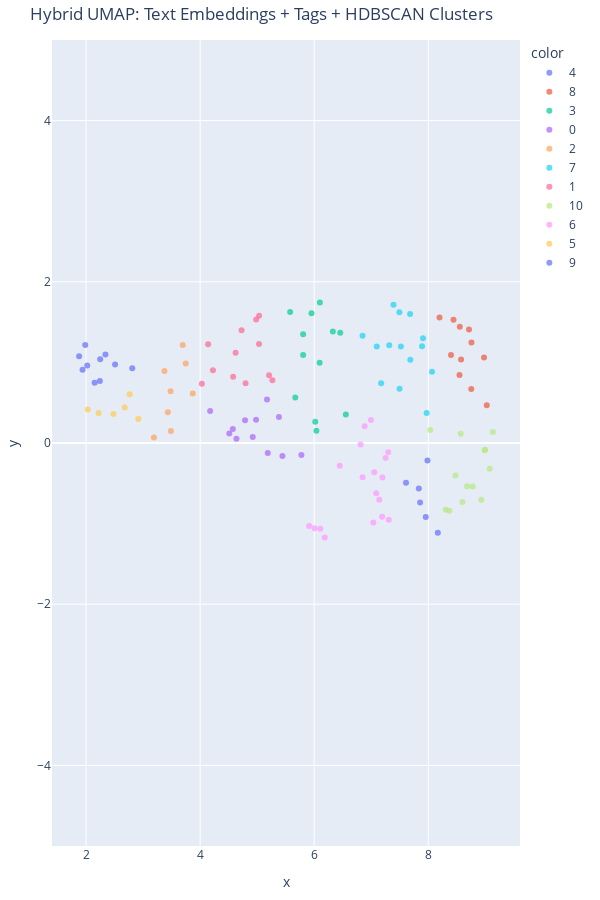

Source (notebook cell):
### Code cell
utils.plot_clusters(clause_tags, forced_labels, hybrid_2d)

### Figure 1 — Plotly figure (JSON) as saved in the notebook; plotly's stock layout.template omitted (floating-point values rounded to 4 significant figures)
{"data": [{"customdata": [["A Beginner’s Guide and Checklist for Accessing Sustainability-Linked Loans (SLLs)", "Finance", ["Finance", "Net Zero"]], ["Allocating Scope 1, 2 and 3 Emissions for Leased Assets", "Lease", ["Lease", "Reporting", "Net Zero"]], ["Climate-Resilient Landscape Design Contracts", "Construction", ["Construction", "Land Use", "Biodiversity"]], ["Debt Finance Clauses (and LMA Facility Amendments) Promoting Sustainable Water Usage", "Finance", ["Finance", "Net Zero"]], ["Environmental Targets for a Limited Partnership Agreement", "Finance", ["Finance", "ESG", "Net Zero"]], ["Facility Agreement Clauses Promoting Sustainability-Linked Loans within the Cement Industry", "Finance", ["Finance", "Construction", "Net Zero"]], ["Film Production: Carbon Footprint Disclosure", "Reporting", ["Reporting", "Contracts", "Net Zero"]], ["Green Loan “Starter Pack”", "Finance", ["Finance", "Net Zero"]], ["Late Payment – Green Interest Remedies", "Finance", ["Finance", "Net Zero", "Incentives"]], ["Lease: Renewable Energy Obligations", "Lease", ["Lease", "Net Zero", "Renewables"]]], "hovertemplate": "color=4<br>x=%{x}<br>y=%{y}<br>Clause=%{customdata[0]}<br>PrimaryTag=%{customdata[1]}<br>Tags=%{customdata[2]}<extra></extra>", "legendgroup": "4", "marker": {"color": "#636efa", "opacity": 0.7, "size": 6, "symbol": "circle"}, "mode": "markers", "name": "4", "orientation": "v", "showlegend": true, "type": "scatter", "x": [2.021, 1.939, 2.242, 1.879, 2.509, 2.34, 2.15, 2.248, 1.986, 2.81], "xaxis": "x", "y": [0.9621, 0.9075, 0.7698, 1.075, 0.9746, 1.098, 0.749, 1.038, 1.215, 0.9277], "yaxis": "y"}, {"customdata": [["Auditing Water Usage in Supply Chains", "Supply Chain", ["Supply Chain", "Net Zero", "Reporting"]], ["Benchmarking of Project Greenhouse Gas Emissions", "Construction", ["Construction", "Net Zero", "Supply Chain"]], ["Climate Aligned Construction Waste Management", "Construction", ["Construction", "Net Zero"]], ["Construction: Procuring Materials and Carbon Budgets", "Construction", ["Construction", "Net Zero", "Contracts"]], ["Green Acquisition Obligations", "M&A", ["M&A", "Net Zero", "Incentives"]], ["MMC and Net Zero Provisions for Construction or Development Agreements", "Construction", ["Construction", "Net Zero", "Contracts"]], ["Net Zero Aligned Construction Modifications", "Construction", ["Construction", "Net Zero"]], ["Securing Net Zero in Planning Development Projects", "Planning", ["Planning", "Net Zero", "Construction"]], ["Sustainable On Site Working Practices", "Construction", ["Construction", "Energy Efficiency"]], ["The Net Zero Standard for Suppliers", "Supply Chain", ["Supply Chain", "Emissions", "Reporting"]], ["Transparent Sourcing of Greener, Fairer Renewable Energy", "Renewable Energy", ["Renewable Energy", "Supply Chain", "ESG"]]], "hovertemplate": "color=8<br>x=%{x}<br>y=%{y}<br>Clause=%{customdata[0]}<br>PrimaryTag=%{customdata[1]}<br>Tags=%{customdata[2]}<extra></extra>", "legendgroup": "8", "marker": {"color": "#EF553B", "opacity": 0.7, "size": 6, "symbol": "circle"}, "mode": "markers", "name": "8", "orientation": "v", "showlegend": true, "type": "scatter", "x": [8.754, 8.575, 8.442, 8.977, 8.548, 8.197, 8.553, 8.714, 8.758, 8.398, 9.025], "xaxis": "x", "y": [0.6707, 1.037, 1.529, 1.06, 0.845, 1.557, 1.443, 1.407, 1.247, 1.092, 0.4676], "yaxis": "y"}, {"customdata": [["Avoiding Excessive Paperwork in Dispute Resolution", "Dispute Resolution", ["Dispute Resolution", "Net Zero"]], ["Climate Checklist for Prospectuses and Other Public Offering Documents", "Reporting", ["Reporting", "Net Zero", "Finance"]], ["Commercial Lease: Alterations (improve environmental performance)", "Lease", ["Lease", "Net Zero", "Contracts"]], ["Conservation Covenant for Soil Preservation and Enhancement", "Land Use", ["Land Use", "Biodiversity", "Net Zero"]], ["ESG-Linked Pricing Adjustment for Derivatives Transactions", "Finance", ["Finance", "ESG", "Net Zero"]], ["Green Assured Shorthold Tenancy (AST) Clauses", "Lease", ["Lease", "Net Zero", "Renewables", "Incentives"]], ["Green Litigation and Arbitration Protocols", "Dispute Resolution", ["Dispute Resolution", "Governance", "Net Zero"]], ["Green Residential Lease Clauses", "Lease", ["Lease", "Net Zero"]], ["Heads of Terms for Landowner Collaboration on Environmental Schemes", "Land Use", ["Land Use", "Finance", "Net Zero", "Incentives"]], ["Land: Sustainable Soil Management", "Land Use", ["Land Use", "ESG"]], ["Landlord and Tenant Obligations to Create Additionality in Renewable Electricity Generation", "Lease", ["Lease", "Renewables", "Net Zero"]], ["Supply Chain Sustainable Land Use Clause and Questionnaire", "Supply Chain", ["Supply Chain", "Land Use", "ESG"]]], "hovertemplate": "color=3<br>x=%{x}<br>y=%{y}<br>Clause=%{customdata[0]}<br>PrimaryTag=%{customdata[1]}<br>Tags=%{customdata[2]}<extra></extra>", "legendgroup": "3", "marker": {"color": "#00cc96", "opacity": 0.7, "size": 6, "symbol": "circle"}, "mode": "markers", "name": "3", "orientation": "v", "showlegend": true, "type": "scatter", "x": [5.668, 6.019, 5.953, 6.327, 6.555, 5.578, 6.039, 5.806, 6.456, 6.095, 6.1, 5.806], "xaxis": "x", "y": [0.5631, 0.2637, 1.61, 1.384, 0.3548, 1.627, 0.1532, 1.35, 1.369, 0.9952, 1.744, 1.092], "yaxis": "y"}, {"customdata": [["Board Minutes: Consideration of Climate Change Factors", "Governance", ["Governance", "Net Zero"]], ["Capital Markets ESG Due Diligence Questionnaire", "Finance", ["Finance", "Reporting", "ESG"]], ["Climate Change Clauses for Heads of Terms", "Contracts", ["Contracts", "Net Zero"]], ["Climate Due Diligence Questionnaire for M&A Transactions", "M&A", ["M&A", "Reporting", "Net Zero"]], ["Climate Lobbying and Responsible Investments: Policy Requirements", "Governance", ["Governance", "Net Zero", "Finance"]], ["Environmental Business Charter", "Governance", ["Governance", "Net Zero"]], ["ESG-Based Performance Conditions for Employee Incentive Awards", "Employment", ["Employment", "ESG", "Net Zero"]], ["Green Investment Obligations", "Finance", ["Finance", "Governance", "Net Zero"]], ["JCT Energy Efficiency and Environmental Obligations", "Construction", ["Construction", "Net Zero", "Contracts"]], ["Stakeholder Company Climate Questionnaire", "ESG", ["ESG", "Disclosure", "Governance"]], ["Sustainability Enterprise Delivery Measures within Construction Works Task Orders", "Construction", ["Construction", "Metrics", "Resilience"]], ["Template Board Paper for Significant Contracts/ Transactions", "Governance", ["Governance", "Risk", "Contracts"]]], "hovertemplate": "color=0<br>x=%{x}<br>y=%{y}<br>Clause=%{customdata[0]}<br>PrimaryTag=%{customdata[1]}<br>Tags=%{customdata[2]}<extra></extra>", "legendgroup": "0", "marker": {"color": "#ab63fa", "opacity": 0.7, "size": 6, "symbol": "circle"}, "mode": "markers", "name": "0", "orientation": "v", "showlegend": true, "type": "scatter", "x": [4.511, 5.173, 4.923, 5.381, 5.776, 4.574, 4.637, 5.443, 5.186, 4.98, 4.175, 4.788], "xaxis": "x", "y": [0.1166, 0.5385, 0.07463, 0.3236, -0.1476, 0.1726, 0.05427, -0.1599, -0.1235, 0.2887, 0.3958, 0.281], "yaxis": "y"}, {"customdata": [["Board Paper Implementing Net Zero for SMEs", "Governance", ["Governance", "Net Zero"]], ["Climate-Related Disclosure in Loans", "Finance", ["Finance", "Reporting", "Net Zero"]], ["Employer-Employee Environmental Obligations", "Employment", ["Employment", "Net Zero"]], ["Greener and More Efficient HGVs in Road and Multimodal Transport Agreements", "Transport", ["Transport", "Net Zero", "Supply Chain"]], ["Parametric Insurance Incentives for the Protection of Coral Reefs", "Insurance", ["Insurance", "Biodiversity", "Adaptation"]], ["Supply: Renewable Energy Requirements", "Supply Chain", ["Supply Chain", "Renewable Energy"]], ["Sustainability KPIs in Construction Works Task Orders", "Construction", ["Construction", "Metrics", "ESG"]], ["Sustainability-Linked Loans", "Finance", ["Finance", "Lending", "ESG"]]], "hovertemplate": "color=2<br>x=%{x}<br>y=%{y}<br>Clause=%{customdata[0]}<br>PrimaryTag=%{customdata[1]}<br>Tags=%{customdata[2]}<extra></extra>", "legendgroup": "2", "marker": {"color": "#FFA15A", "opacity": 0.7, "size": 6, "symbol": "circle"}, "mode": "markers", "name": "2", "orientation": "v", "showlegend": true, "type": "scatter", "x": [3.487, 3.19, 3.434, 3.748, 3.695, 3.374, 3.482, 3.871], "xaxis": "x", "y": [0.1479, 0.06832, 0.3815, 0.9877, 1.216, 0.8943, 0.6406, 0.6131], "yaxis": "y"}, {"customdata": [["Carbon Contract Clauses for Environmental Performance, and Associated Incentives and Remedies", "Supply Chain", ["Supply Chain", "Contracts", "Net Zero", "Incentives"]], ["Carbon Footprint Reduction – Mutual Notification Right (Carbon Footprint Reduction Notice)", "Supply Chain", ["Supply Chain", "Contracts", "Net Zero"]], ["Climate Purposed NDA Terms (Confidentiality Agreement)", "Contracts", ["Contracts", "Net Zero"]], ["Climate Standard Transaction Terms", "Finance", ["Finance", "Net Zero", "Contracts"]], ["Coolerplate Clauses (Climate Aligned Boilerplate)", "Contracts", ["Contracts", "Net Zero"]], ["GHG Emissions Management Plans in Infrastructure and Construction Project Finance", "Finance", ["Finance", "Construction", "Net Zero"]], ["Green Supplier Agreement Terms", "Supply Chain", ["Supply Chain", "Net Zero", "Contracts"]], ["Intellectual Property: Free Licence for Climate Purposes", "Contracts", ["Contracts", "ESG"]], ["Net Zero Land Promotion Agreement", "Land Use", ["Land Use", "Net Zero", "Planning"]], ["Net Zero Obligations in FIDIC EPC Contracts", "Construction", ["Construction", "Net Zero", "Contracts"]], ["Net Zero Target Supply Chain Cascade Clauses", "Supply Chain", ["Supply Chain", "Net Zero", "Contracts"]], ["Sponsorship Agreement: Net Zero Outcome", "Contracts", ["Contracts", "Net Zero", "Marketing"]], ["Supplier Environmental Threshold Obligations", "Supply Chain", ["Supply Chain", "Emissions", "Contracts"]], ["Target Product Carbon Footprint (Schedule for Consumer Goods Contracts)", "Supply Chain", ["Supply Chain", "Scope 3", "Emissions"]]], "hovertemplate": "color=7<br>x=%{x}<br>y=%{y}<br>Clause=%{customdata[0]}<br>PrimaryTag=%{customdata[1]}<br>Tags=%{customdata[2]}<extra></extra>", "legendgroup": "7", "marker": {"color": "#19d3f3", "opacity": 0.7, "size": 6, "symbol": "circle"}, "mode": "markers", "name": "7", "orientation": "v", "showlegend": true, "type": "scatter", "x": [7.494, 8.066, 7.174, 7.497, 7.097, 7.971, 7.891, 7.316, 6.848, 7.908, 7.685, 7.52, 7.681, 7.39], "xaxis": "x", "y": [1.622, 0.8829, 0.7423, 0.6723, 1.198, 0.3713, 1.2, 1.212, 1.332, 1.301, 1.032, 1.198, 1.6, 1.717], "yaxis": "y"}, {"customdata": [["Circular Economy Product Design Obligation", "Supply Chain", ["Supply Chain", "Net Zero", "Incentives"]], ["Climate Standard of Care (Construction)", "Construction", ["Construction", "Net Zero"]], ["Climate-Linked Contractual Discretions", "Contracts", ["Contracts", "Net Zero", "Incentives"]], ["CLLS Certificate of Title: Climate Change Disclosures", "Reporting", ["Reporting", "Real Estate", "Net Zero"]], ["Green Termination Provision (Short Form)", "Contracts", ["Contracts", "Net Zero", "Procurement"]], ["Green Transaction Execution Protocols", "Contracts", ["Contracts", "Net Zero"]], ["Promotion of Carbon Sinks and Ecological Restoration in Lettings of Rural Land", "Land Use", ["Land Use", "Biodiversity", "Carbon Removal"]], ["Promotion of Regenerative Farming Methods through Profit of Pasturage Agreements", "Land Use", ["Land Use", "Agriculture", "Biodiversity"]], ["Repair or Refurbishment in Insurance Claims", "Insurance", ["Insurance", "Circular Economy"]], ["Report on Title – Climate Change Clauses", "Reporting", ["Reporting", "Real Estate", "Risk"]], ["Supply: Termination for Greener Supplier", "Supply Chain", ["Supply Chain", "Contracts", "Termination"]], ["The ‘Green Supplier’ Contract – A Standardised Contractual Pricing Model", "Supply Chain", ["Supply Chain", "Emissions", "Incentives"]]], "hovertemplate": "color=1<br>x=%{x}<br>y=%{y}<br>Clause=%{customdata[0]}<br>PrimaryTag=%{customdata[1]}<br>Tags=%{customdata[2]}<extra></extra>", "legendgroup": "1", "marker": {"color": "#FF6692", "opacity": 0.7, "size": 6, "symbol": "circle"}, "mode": "markers", "name": "1", "orientation": "v", "showlegend": true, "type": "scatter", "x": [4.622, 4.224, 4.579, 5.267, 5.033, 4.797, 5.034, 4.982, 4.141, 5.209, 4.727, 4.03], "xaxis": "x", "y": [1.119, 0.9016, 0.8221, 0.779, 1.227, 0.7403, 1.578, 1.531, 1.226, 0.8401, 1.399, 0.7342], "yaxis": "y"}, {"customdata": [["Climate Change Due Diligence Questionnaire for Suppliers", "Supply Chain", ["Supply Chain", "Reporting", "Net Zero"]], ["Climate Contract Risk Sharing (ex Force Majeure)", "Contracts", ["Contracts", "Net Zero", "Dispute Resolution"]], ["Climate Purchase Agreement and Underwriting Sponsor Warranties", "Finance", ["Finance", "Governance", "Net Zero", "Contracts"]], ["Climate-Linked Product Surveillance", "Supply Chain", ["Supply Chain", "Net Zero", "Contracts"]], ["Employee Climate Engagement Provisions", "Employment", ["Employment", "Net Zero", "Governance"]], ["Green Service Charge Provisions for Commercial Leases", "Lease", ["Lease", "Net Zero", "Governance"]], ["Low Carbon Arbitrations", "Dispute Resolution", ["Dispute Resolution", "Net Zero"]], ["Net Zero Convertible Loan Note", "Finance", ["Finance", "Net Zero", "ESG"]], ["Net Zero Culture Employment Handbook", "Employment", ["Employment", "Net Zero", "Governance"]], ["Net Zero Within Company Whistleblowing Policies", "Governance", ["Governance", "Net Zero", "Employment"]], ["Reducing Supply Chain Food Waste", "Supply Chain", ["Supply Chain", "Food", "ESG"]], ["Sustainability Clauses in Supply Chain Contracts", "Supply Chain", ["Supply Chain", "ESG", "Contracts"]], ["TV Production: Promotion of Sustainable Consumption and Travel", "Media", ["Media", "Consumption", "Transport"]]], "hovertemplate": "color=10<br>x=%{x}<br>y=%{y}<br>Clause=%{customdata[0]}<br>PrimaryTag=%{customdata[1]}<br>Tags=%{customdata[2]}<extra></extra>", "legendgroup": "10", "marker": {"color": "#B6E880", "opacity": 0.7, "size": 6, "symbol": "circle"}, "mode": "markers", "name": "10", "orientation": "v", "showlegend": true, "type": "scatter", "x": [8.477, 8.569, 8.778, 8.997, 8.37, 8.929, 8.68, 8.035, 8.306, 8.598, 8.99, 9.132, 9.077], "xaxis": "x", "y": [-0.4022, 0.1147, -0.5409, -0.08384, -0.8411, -0.7032, -0.5354, 0.161, -0.8271, -0.7335, -0.09135, 0.1374, -0.3181], "yaxis": "y"}, {"customdata": [["Climate Policy Footprint", "Reporting", ["Reporting", "Governance", "Net Zero"]], ["Climate-Related Knowledge Sharing Between Insurer and Insured", "Insurance", ["Insurance", "Net Zero", "Governance"]], ["Climate-Related Liability Cover (Commercial Insureds)", "Insurance", ["Insurance", "Net Zero", "Dispute Resolution"]], ["Condition to Liability Cover for Climate-Related Claims (Commercial Insureds)", "Insurance", ["Insurance", "Net Zero", "Governance"]], ["ESG Aligned Company Articles", "Governance", ["Governance", "ESG", "Net Zero"]], ["General Condition to Commercial Insurance Policies: Climate Change Risk Assessment", "Insurance", ["Insurance", "Net Zero", "Governance"]], ["Green Dispute Reporting in After the Event Insurance Policies", "Insurance", ["Insurance", "Dispute Resolution", "Governance"]], ["Green or Sustainability-Linked Lending Requirement", "Finance", ["Finance", "Net Zero", "ESG"]], ["Green Shareholders’ Agreement (Short Form for SMEs)", "Governance", ["Governance", "SMEs", "Net Zero"]], ["Green Shareholders’ Agreement", "Governance", ["Governance", "Net Zero", "ESG"]], ["Incentives for Insured Parties to Disclose and Meet GHG Emissions Targets", "Insurance", ["Insurance", "Net Zero", "Incentives"]], ["Insurance Premium Adjustment for D&O Climate-related Financial Disclosures", "Insurance", ["Insurance", "Net Zero", "Reporting", "Governance"]], ["Insurance: Disclosure and Mitigation of Pending Climate Change Litigation", "Insurance", ["Insurance", "Dispute Resolution", "Governance"]], ["Interest Ratchet Clause for Carbon Saving", "Finance", ["Finance", "Net Zero", "Incentives"]], ["Management Equity Ratchet Terms", "Finance", ["Finance", "ESG", "Incentives"]], ["Net Zero Completion Adjustment Clause", "M&A", ["M&A", "Finance", "Net Zero", "Incentives"]], ["Shareholder Resolutions Relating to a Company’s Climate Change Commitments", "Governance", ["Governance", "Net Zero", "Reporting"]], ["Sustainability Reporting Clause for the Constitution of a Private Limited Company", "Governance", ["Governance", "Reporting", "ESG"]]], "hovertemplate": "color=6<br>x=%{x}<br>y=%{y}<br>Clause=%{customdata[0]}<br>PrimaryTag=%{customdata[1]}<br>Tags=%{customdata[2]}<extra></extra>", "legendgroup": "6", "marker": {"color": "#FF97FF", "opacity": 0.7, "size": 6, "symbol": "circle"}, "mode": "markers", "name": "6", "orientation": "v", "showlegend": true, "type": "scatter", "x": [7.087, 6.849, 7.298, 6.447, 6.995, 6.813, 7.251, 6.007, 7.308, 7.191, 6.884, 7.196, 7.053, 6.185, 6.107, 5.911, 7.038, 7.141], "xaxis": "x", "y": [-0.6225, -0.4254, -0.1153, -0.2816, 0.2848, -0.01721, -0.1849, -1.059, -0.9527, -0.9149, 0.2082, -0.4266, -0.3625, -1.173, -1.064, -1.028, -0.9853, -0.7055], "yaxis": "y"}, {"customdata": [["Climate Recitals", "Contracts", ["Contracts", "Net Zero"]], ["Commercial Lease: Repairs and Alterations (circular economy)", "Lease", ["Lease", "Net Zero", "Contracts"]], ["Gain-Share Incentive for Reducing GHG Emissions", "Incentives", ["Incentives", "Net Zero", "Contracts"]], ["SME’s Net Zero Objectives", "SME", ["SME", "Contracts", "Net Zero"]], ["Subcontractor/ Supplier Self-Assessment Climate Questionnaire (Construction)", "Construction", ["Construction", "Supply Chain", "ESG"]], ["Supply Chain Emissions Scorecard", "Supply Chain", ["Supply Chain", "Reporting", "Risk"]]], "hovertemplate": "color=5<br>x=%{x}<br>y=%{y}<br>Clause=%{customdata[0]}<br>PrimaryTag=%{customdata[1]}<br>Tags=%{customdata[2]}<extra></extra>", "legendgroup": "5", "marker": {"color": "#FECB52", "opacity": 0.7, "size": 6, "symbol": "circle"}, "mode": "markers", "name": "5", "orientation": "v", "showlegend": true, "type": "scatter", "x": [2.48, 2.916, 2.765, 2.677, 2.22, 2.03], "xaxis": "x", "y": [0.3604, 0.2989, 0.6044, 0.4408, 0.3731, 0.4141], "yaxis": "y"}, {"customdata": [["Entire Business Net Zero Objectives", "Net Zero", ["Net Zero", "Governance"]], ["Green Company Articles", "Governance", ["Governance", "Net Zero"]], ["Indigenous/ Local Knowledge in Board Director Appointments", "Governance", ["Governance", "ESG"]], ["Open Source Data Sharing: Enabling Sustainable Mobility for Cities", "Transport", ["Transport", "Data", "ESG"]], ["Paris Aligned Company Articles", "Governance", ["Governance", "ESG", "Net Zero"]], ["SPA/ Investment Agreement: Disclosure of Climate Change Plans", "M&A", ["M&A", "Disclosure", "Net Zero"]]], "hovertemplate": "color=9<br>x=%{x}<br>y=%{y}<br>Clause=%{customdata[0]}<br>PrimaryTag=%{customdata[1]}<br>Tags=%{customdata[2]}<extra></extra>", "legendgroup": "9", "marker": {"color": "#636efa", "opacity": 0.7, "size": 6, "symbol": "circle"}, "mode": "markers", "name": "9", "orientation": "v", "showlegend": true, "type": "scatter", "x": [7.61, 7.834, 7.857, 7.986, 7.956, 8.168], "xaxis": "x", "y": [-0.4947, -0.5647, -0.7394, -0.217, -0.9182, -1.112], "yaxis": "y"}], "layout": {"height": 900, "legend": {"title": {"text": "color"}, "tracegroupgap": 0}, "margin": {"b": 20, "l": 20, "r": 20, "t": 40}, "title": {"text": "Hybrid UMAP: Text Embeddings + Tags + HDBSCAN Clusters"}, "width": 600, "xaxis": {"anchor": "y", "domain": [0, 1], "title": {"text": "x"}}, "yaxis": {"anchor": "x", "domain": [0, 1], "range": [-5, 5], "title": {"text": "y"}}}}
